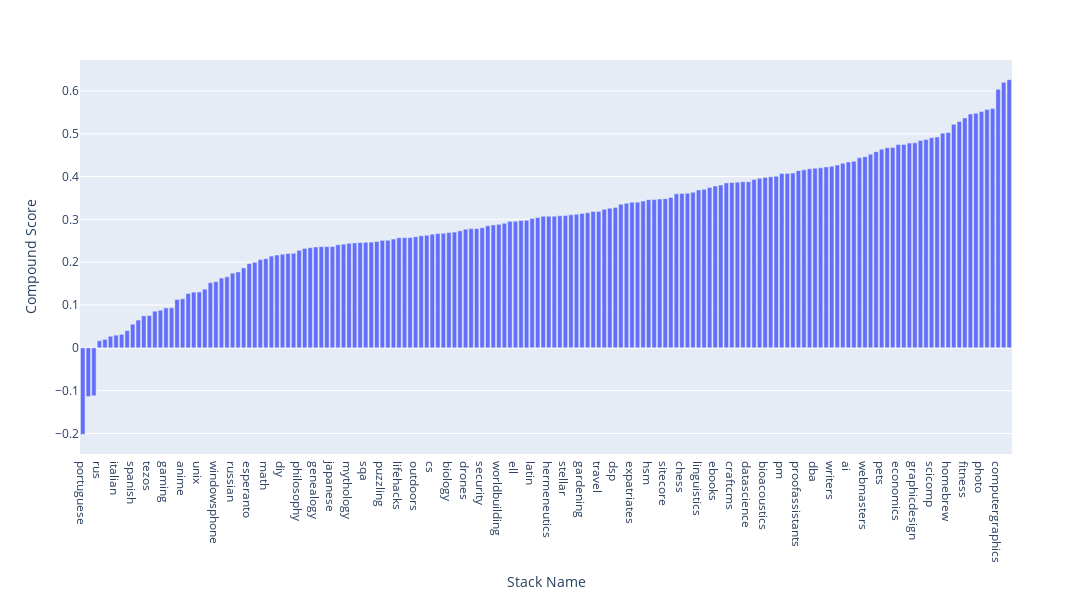

The notebook cell saved with this chart:
### Markdown cell above
## Visualizations

We decided to do some visualizations to compare the distribution of these groups using an ordered bar chart, boxplots and relative frequency distribution charts. 

In the ordered bar chart, we can see the full range of mean post sentiments across the different stacks. The lowest having a score around -.2 while the highest is around .6. Two interesting points from this chart is that many of the low sentiment stacks are about languages like Portuguese or Spanish and that there is a clear overall bias towards positive sentiment. The former either indicates that the Vader analyser biases posts with non-English words downward or that people learning languages are having a really hard time. The latter could be an artifact of bias in the Vader analyzer or, more optimistically, people on stack exchange are generally very positive people.

The boxplots confirmed the groups had vastly different variances with the high variance stacks having interquartile ranges over 1 unit wide while the low variance interquartile ranges were around half a unit wide. 

The relative frequency distributions answered our intermediate question about whether high variance stacks would have bimodal distributions or just be wide normal distributions. Interestingly, we can see a common characteristic where there is a larger, highly positive group of posts and then a smaller but highly negative group. This could potentially be story of mostly positive groups with some negtive trolls or the stack could be about contentious topics where there are postive and negative takes in unequal proportions.

### Code cell
fig = px.bar(mean_df.sort_values('compound'), x='stack', y='compound')

fig.update_layout(
    autosize=False,
    width=1200,
    height=600,
    xaxis_title="Stack Name",
    yaxis_title="Compound Score",
)

fig.show()

### Figure 1 — Plotly figure (JSON) as saved in the notebook; plotly's stock layout.template omitted (floating-point values rounded to 4 significant figures; data arrays with more than 128 entries replaced by an {"elided": "..."} marker saying what was removed)
{"data": [{"alignmentgroup": "True", "hovertemplate": "stack=%{x}<br>compound=%{y}<extra></extra>", "legendgroup": "", "marker": {"color": "#636efa", "pattern": {"shape": ""}}, "name": "", "offsetgroup": "", "orientation": "v", "showlegend": false, "textposition": "auto", "type": "bar", "x": {"elided": "168 str values"}, "xaxis": "x", "y": {"elided": "168 float values"}, "yaxis": "y"}], "layout": {"autosize": false, "barmode": "relative", "height": 600, "legend": {"tracegroupgap": 0}, "margin": {"t": 60}, "width": 1200, "xaxis": {"anchor": "y", "domain": [0, 1], "title": {"text": "Stack Name"}}, "yaxis": {"anchor": "x", "domain": [0, 1], "title": {"text": "Compound Score"}}}}
